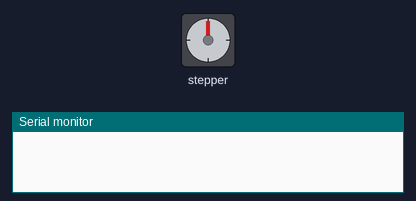
This sketch was run on a simulated Arduino Uno, built with avr-gcc and run on an emulated ATmega328P. Parts: stepper motor, the last lines printed to the serial monitor. Stepper angles assume 4096 steps per turn.

Above: at 0.15 s.
At 9.89 s:
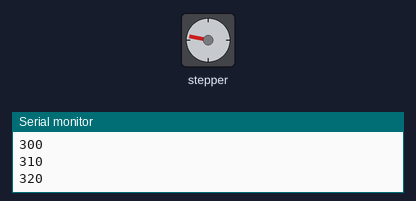
At 19.96 s:
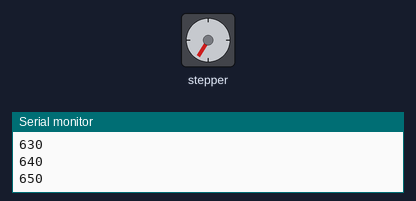
At 39.79 s:
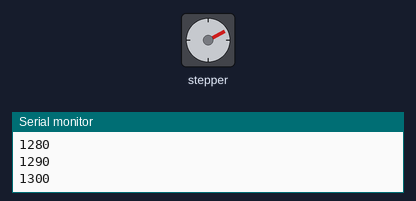
Timing chart, 0 to 40.0 s (numbered marks = the images above):
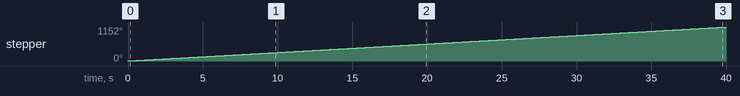

Measured:
- by itself, stepper: keeps turning clockwise at about 29°/s

The sketch:

Prueba_movimiento_stepper.ino
```cpp
#include <Stepper.h>

// Esto es el número de pasos por revolución
#define STEPS 4096
// Número de pasos que queremos que de
#define NUMSTEPS 100

int v = 0;
int p = 1;

// Constructor, pasamos STEPS y los pines donde tengamos conectado el motor
Stepper stepper(STEPS, 8, 9, 10, 11);

void setup() {
  // Asignamos la velocidad en RPM (Revoluciones por Minuto)
  stepper.setSpeed(5);
  Serial.begin(115200);

}

void loop() {
  // Movemos el motor un número determinado de pasos
  for (int v = 0; v <= 200; v++){

   stepper.step(NUMSTEPS);
   int NUMBERSTEPS = NUMBERSTEPS + 10;
  Serial.println(NUMBERSTEPS);
  delay(10);
 }

}
```
